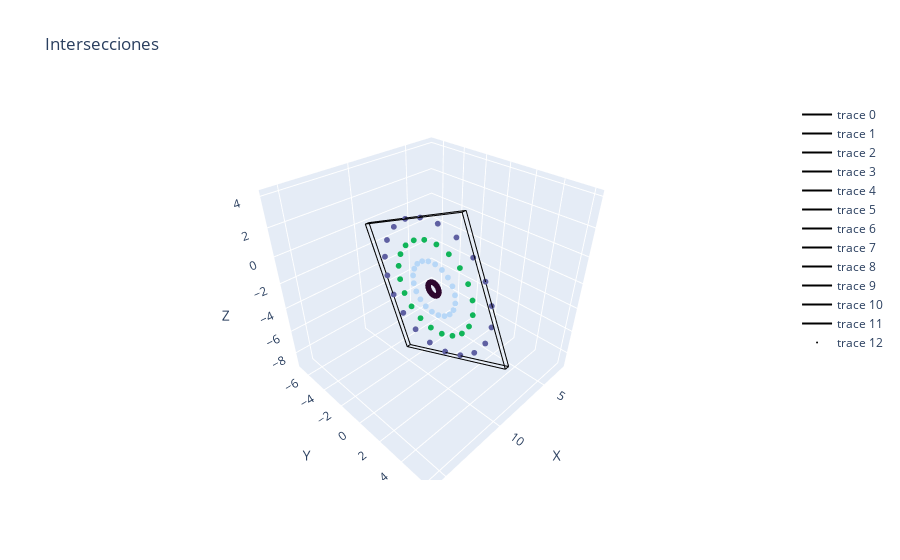

Write notebook code for a chart like this one.
### Code cell
fig = new_plot()
fig = build_box(fig)
plot_intersections(fig)
fig = config_plot(fig, 'Intersecciones')
fig.show()

### Figure 1 — Plotly figure (JSON) as saved in the notebook; plotly's stock layout.template omitted (floating-point values rounded to 4 significant figures; data arrays with more than 128 entries replaced by an {"elided": "..."} marker saying what was removed)
{"data": [{"line": {"color": "black", "width": 2}, "mode": "lines", "type": "scatter3d", "x": [9.162, 9.1], "y": [6.066, -2.828], "z": [-4.979, -8.923]}, {"line": {"color": "black", "width": 2}, "mode": "lines", "type": "scatter3d", "x": [9.162, 9.483], "y": [6.066, 6.064], "z": [-4.979, -4.979]}, {"line": {"color": "black", "width": 2}, "mode": "lines", "type": "scatter3d", "x": [9.162, 9.134], "y": [6.066, 2.125], "z": [-4.979, 3.911]}, {"line": {"color": "black", "width": 2}, "mode": "lines", "type": "scatter3d", "x": [9.1, 9.42], "y": [-2.828, -2.83], "z": [-8.923, -8.923]}, {"line": {"color": "black", "width": 2}, "mode": "lines", "type": "scatter3d", "x": [9.1, 9.071], "y": [-2.828, -6.77], "z": [-8.923, -0.03274]}, {"line": {"color": "black", "width": 2}, "mode": "lines", "type": "scatter3d", "x": [9.483, 9.42], "y": [6.064, -2.83], "z": [-4.979, -8.923]}, {"line": {"color": "black", "width": 2}, "mode": "lines", "type": "scatter3d", "x": [9.483, 9.454], "y": [6.064, 2.122], "z": [-4.979, 3.911]}, {"line": {"color": "black", "width": 2}, "mode": "lines", "type": "scatter3d", "x": [9.42, 9.392], "y": [-2.83, -6.772], "z": [-8.923, -0.03272]}, {"line": {"color": "black", "width": 2}, "mode": "lines", "type": "scatter3d", "x": [9.134, 9.071], "y": [2.125, -6.77], "z": [3.911, -0.03274]}, {"line": {"color": "black", "width": 2}, "mode": "lines", "type": "scatter3d", "x": [9.134, 9.454], "y": [2.125, 2.122], "z": [3.911, 3.911]}, {"line": {"color": "black", "width": 2}, "mode": "lines", "type": "scatter3d", "x": [9.071, 9.392], "y": [-6.77, -6.772], "z": [-0.03274, -0.03272]}, {"line": {"color": "black", "width": 2}, "mode": "lines", "type": "scatter3d", "x": [9.454, 9.392], "y": [2.122, -6.772], "z": [3.911, -0.03272]}, {"marker": {"color": {"elided": "80x3 float values"}, "size": 2}, "mode": "markers", "type": "scatter3d", "x": [9.118, 9.119, 9.12, 9.12, 9.12, 9.12, 9.119, 9.118, 9.117, 9.116, 9.115, 9.114, 9.114, 9.113, 9.113, 9.113, 9.114, 9.115, 9.116, 9.117, 9.122, 9.125, 9.128, 9.13, 9.13, 9.129, 9.127, 9.124, 9.12, 9.116, 9.112, 9.108, 9.105, 9.103, 9.103, 9.104, 9.106, 9.109, 9.113, 9.117, 9.125, 9.132, 9.137, 9.14, 9.141, 9.139, 9.135, 9.13, 9.123, 9.115, 9.108, 9.101, 9.096, 9.093, 9.092, 9.094, 9.098, 9.104, 9.111, 9.118, 9.129, 9.139, 9.146, 9.15, 9.151, 9.149, 9.143, 9.135, 9.125, 9.114, 9.104, 9.095, 9.088, 9.083, 9.082, 9.085, 9.09, 9.098, 9.108, 9.119], "y": [-0.1693, -0.03653, 0.06573, 0.1254, 0.1374, 0.1011, 0.02094, -0.09601, -0.2389, -0.3933, -0.5434, -0.6754, -0.7761, -0.8368, -0.851, -0.8168, -0.7353, -0.616, -0.4724, -0.3182, 0.3818, 0.9008, 1.299, 1.537, 1.591, 1.455, 1.14, 0.6784, 0.1136, -0.4982, -1.095, -1.62, -2.02, -2.257, -2.307, -2.17, -1.859, -1.395, -0.8266, -0.2131, 0.9306, 1.847, 2.545, 2.959, 3.051, 2.809, 2.253, 1.444, 0.4633, -0.6017, -1.644, -2.56, -3.261, -3.68, -3.77, -3.52, -2.957, -2.149, -1.179, -0.1186, 1.486, 2.807, 3.808, 4.398, 4.527, 4.177, 3.375, 2.214, 0.8103, -0.7077, -2.194, -3.501, -4.499, -5.092, -5.231, -4.881, -4.068, -2.909, -1.524, -0.01393], "z": [-2.041, -2.12, -2.238, -2.379, -2.535, -2.686, -2.819, -2.919, -2.979, -2.992, -2.957, -2.877, -2.761, -2.617, -2.463, -2.316, -2.186, -2.086, -2.025, -2.009, -0.6926, -1.009, -1.47, -2.031, -2.639, -3.237, -3.763, -4.164, -4.402, -4.453, -4.314, -3.997, -3.535, -2.969, -2.357, -1.763, -1.24, -0.8363, -0.5982, -0.5495, 0.6699, 0.1145, -0.6956, -1.68, -2.745, -3.788, -4.704, -5.4, -5.817, -5.91, -5.667, -5.113, -4.304, -3.322, -2.256, -1.213, -0.3011, 0.3908, 0.8089, 0.9112, 2.015, 1.244, 0.09274, -1.316, -2.841, -4.335, -5.644, -6.639, -7.23, -7.362, -7.018, -6.229, -5.072, -3.665, -2.149, -0.6641, 0.6421, 1.63, 2.21, 2.343]}], "layout": {"scene": {"xaxis": {"range": [2.418, 16.15], "title": {"text": "X"}}, "yaxis": {"range": [-7.226, 6.51], "title": {"text": "Y"}}, "zaxis": {"range": [-9.369, 4.367], "title": {"text": "Z"}}}, "title": {"text": "Intersecciones"}}}
